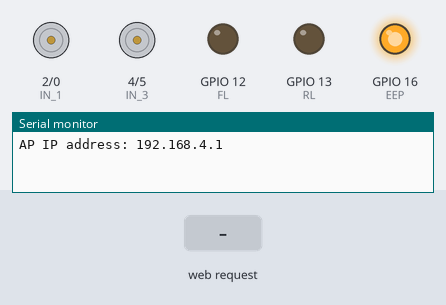
Recording of a sketch running on a simulated ESP8266 (NodeMCU). On the bench: motor-driver pin pairs drawn as motors (green arrow = first pin HIGH = forward, orange = second pin HIGH = backward, longer = more drive), output pins drawn as LEDs (lit = HIGH), the last lines printed to the serial monitor. The inputs (shaded band) are chosen by the test bench.

Above: at 1.2 s.
1.3 s: HTTP request GET /?State=F received
At 2.5 s:
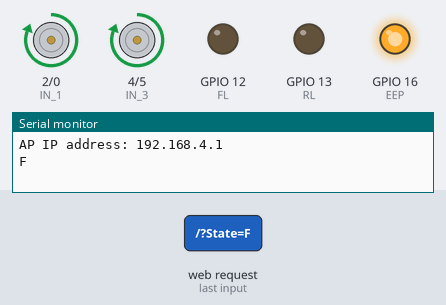
2.8 s: HTTP request GET /?State=B received
At 3.7 s:
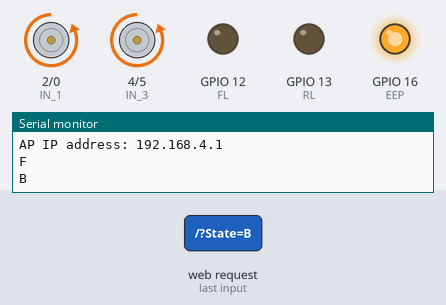
4.3 s: HTTP request GET /?State=L received
At 4.9 s:
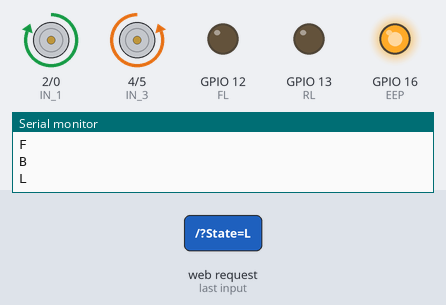
5.8 s: HTTP request GET /?State=R received
At 7.2 s:
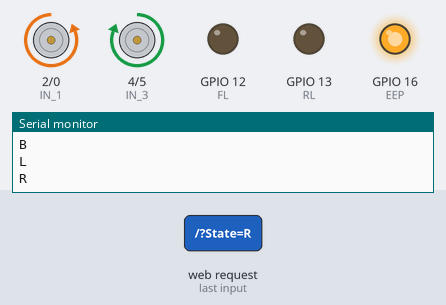
Timing chart, 0 to 8.3 s (numbered marks = the images above; inputs shaded):
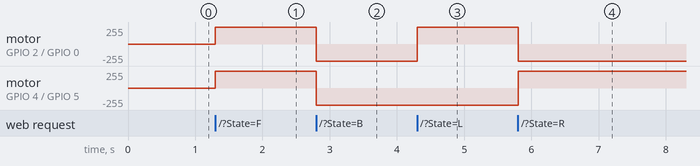

The sketch:

AUTO_CAR.ino
```cpp
#define EEP   16         // Enable/speed motors Right         GPIO16(D0)
#define IN_1  2          // L298N in1 motors Rightx           GPIO2(D4)
#define IN_2  0          // L298N in2 motors Right            GPIO0(D3)
#define IN_3  4          // L298N in3 motors Left             GPIO4(D2)
#define IN_4  5          // L298N in4 motors Left             GPIO5(D1)
#define FL   12         // Enable/speed motors Left          GPIO12(D6)
#define RL   13         // Led                               GPIO13(D7)


#include <ESP8266WiFi.h>
#include <WiFiClient.h>
#include <ESP8266WebServer.h>

String command;             //String to store app command state.
int speedCar = 800;         // 400 - 1023.
int speed_Coeff = 3;

const char* ssid = "ORANGE";
ESP8266WebServer server(80);

void setup() {

 pinMode(EEP, OUTPUT);
 pinMode(IN_1, OUTPUT);
 pinMode(IN_2, OUTPUT);
 pinMode(IN_3, OUTPUT);
 pinMode(IN_4, OUTPUT);
 pinMode(FL, OUTPUT);
 pinMode(RL, OUTPUT);

  Serial.begin(9600);

// Connecting WiFi

  WiFi.mode(WIFI_AP);
  WiFi.softAP(ssid);

  IPAddress myIP = WiFi.softAPIP();
  Serial.print("AP IP address: ");
  Serial.println(myIP);

 // Starting WEB-server
     server.on ( "/", HTTP_handleRoot );
     server.onNotFound ( HTTP_handleRoot );
     server.begin();
}

void goBack(){

      digitalWrite(RL, LOW);
      digitalWrite(IN_1, LOW);
      digitalWrite(IN_2, HIGH);
      digitalWrite(IN_3, LOW);
      digitalWrite(IN_4, HIGH);
  }

void goAhead(){

      digitalWrite(RL, LOW);
      digitalWrite(IN_1, HIGH);
      digitalWrite(IN_2, LOW);
      digitalWrite(IN_3, HIGH);
      digitalWrite(IN_4, LOW);
  }

void goLeft(){

      digitalWrite(RL, LOW);
      digitalWrite(IN_1, HIGH);
      digitalWrite(IN_2, LOW);

      digitalWrite(IN_3, LOW);
      digitalWrite(IN_4, HIGH);
  }

void goRight(){

      digitalWrite(RL, LOW);
      digitalWrite(IN_1, LOW);
      digitalWrite(IN_2, HIGH);

      digitalWrite(IN_3, HIGH);
      digitalWrite(IN_4, LOW);
  }

void goAheadLeft(){

      digitalWrite(RL, LOW);
      digitalWrite(IN_1, LOW);
      digitalWrite(IN_2, HIGH);

      digitalWrite(IN_3, LOW);
      digitalWrite(IN_4, HIGH);
   }

void goAheadRight(){

      digitalWrite(RL, LOW);
      digitalWrite(IN_1, LOW);
      digitalWrite(IN_2, HIGH);

      digitalWrite(IN_3, LOW);
      digitalWrite(IN_4, HIGH);
  }

void goBackLeft(){

      digitalWrite(RL, LOW);
      digitalWrite(IN_1, HIGH);
      digitalWrite(IN_2, LOW);

      digitalWrite(IN_3, HIGH);
      digitalWrite(IN_4, LOW);
  }

void goBackRight(){

      digitalWrite(RL, LOW);
      digitalWrite(IN_1, HIGH);
      digitalWrite(IN_2, LOW);

      digitalWrite(IN_3, HIGH);
      digitalWrite(IN_4, LOW);
  }

void stopRobot(){

      digitalWrite(RL, HIGH);
      digitalWrite(IN_1, LOW);
      digitalWrite(IN_2, LOW);

      digitalWrite(IN_3, LOW);
      digitalWrite(IN_4, LOW);
 }


void lighton()
{
  digitalWrite(FL, HIGH);
}

void lightoff(){

  digitalWrite(FL, LOW);
}

void loop() {
  digitalWrite(EEP, HIGH);
    server.handleClient();

      command = server.arg("State");
      if (command == "F") goAhead();
      else if (command == "B") goBack();
      else if (command == "L") goLeft();
      else if (command == "R") goRight();
      else if (command == "I") goAheadRight();
      else if (command == "G") goAheadLeft();
      else if (command == "J") goBackRight();
      else if (command == "H") goBackLeft();
      else if (command == "0") speedCar = 400;
      else if (command == "1") speedCar = 470;
      else if (command == "2") speedCar = 540;
      else if (command == "3") speedCar = 610;
      else if (command == "4") speedCar = 680;
      else if (command == "5") speedCar = 750;
      else if (command == "6") speedCar = 820;
      else if (command == "7") speedCar = 890;
      else if (command == "8") speedCar = 960;
      else if (command == "9") speedCar = 1023;
      else if (command == "S") stopRobot();
      else if (command == "W") lighton();
      else if (command == "w") lightoff();
}

void HTTP_handleRoot(void) {

if( server.hasArg("State") ){
       Serial.println(server.arg("State"));
  }
  server.send ( 200, "text/html", "" );
  delay(1);
}
```

Measured:
- after the input at 1.3 s, motor on GPIO 2 (IN_1) / GPIO 0 (IN_2), motor on GPIO 4 (IN_3) / GPIO 5 (IN_4): stopped → forward 255/255 at once
- after the input at 2.8 s, motor on GPIO 2 (IN_1) / GPIO 0 (IN_2), motor on GPIO 4 (IN_3) / GPIO 5 (IN_4): forward 255/255 → backward 255/255 at once
- after the input at 4.3 s, motor on GPIO 2 (IN_1) / GPIO 0 (IN_2): backward 255/255 → forward 255/255 at once
- after the input at 5.8 s, motor on GPIO 2 (IN_1) / GPIO 0 (IN_2): forward 255/255 → backward 255/255 at once; motor on GPIO 4 (IN_3) / GPIO 5 (IN_4): backward 255/255 → forward 255/255 at once
